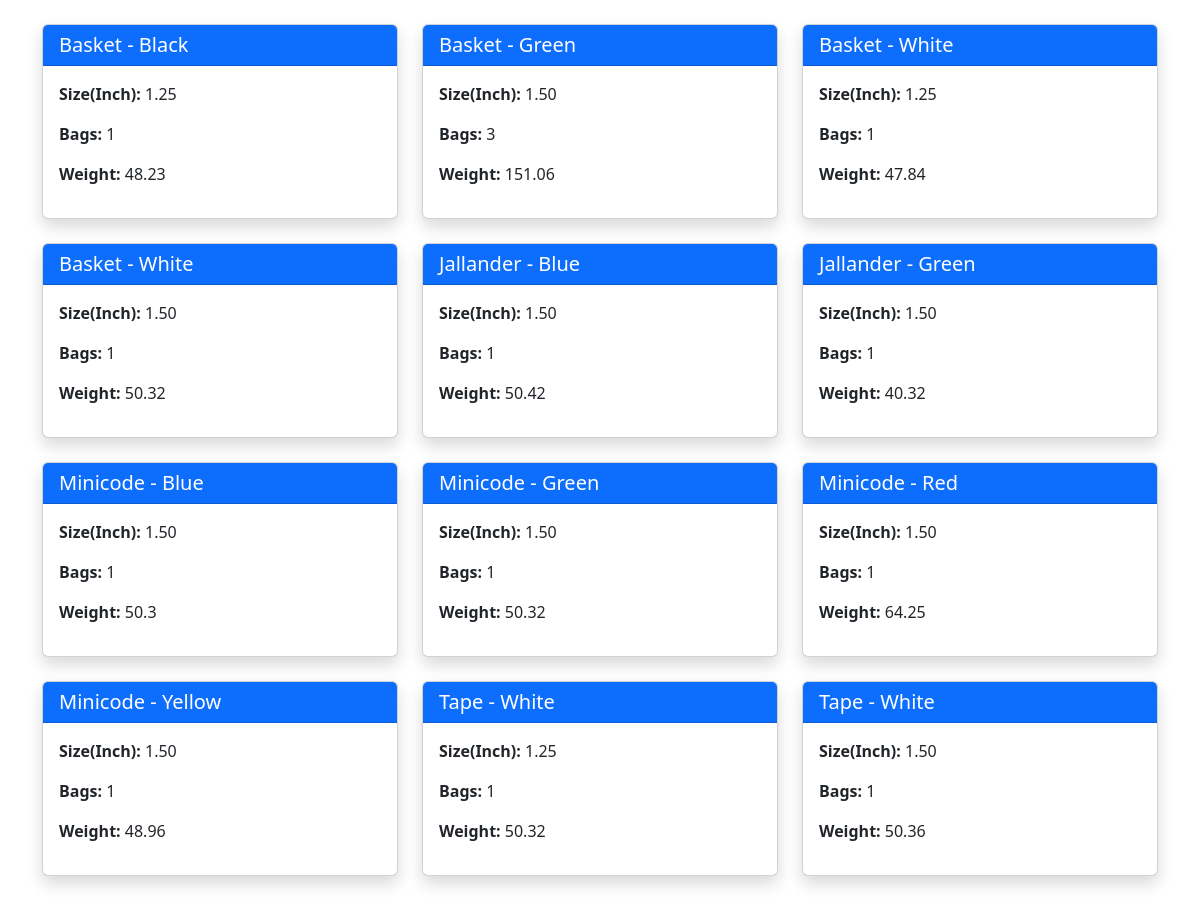
/dashboard, run on the app's committed database.
### app.py (models this page shows)
class Items(db.Model):
    id = db.Column(db.Integer, primary_key=True)
    item_number = db.Column(db.Integer, unique=True, nullable=False)
    denier = db.Column(db.String(100), nullable=False)
    item = db.Column(db.String(100), nullable=False)
    size = db.Column(db.Text, nullable=False)
    colour = db.Column(db.String(100), nullable=False)
    quantity = db.Column(db.String(100), nullable=False)
    unit = db.Column(db.String(100), nullable=False)
    quantity1 = db.Column(db.String(100), nullable=False)
    unit1 = db.Column(db.String(100), nullable=False)
    price = db.Column(db.String(100), nullable=False)
    date_created = db.Column(db.DateTime, default=datetime.utcnow)

### app.py (the view)
@app.route('/dashboard')
def dashboard():
    result = (
        db.session.query(
            Items.item,
            Items.colour,
            Items.size,
            func.sum(Items.quantity).label('bag'),
            func.sum(Items.quantity1).label('wt')
        )
        .group_by(Items.item, Items.colour, Items.size)
        .all()
    )
    return render_template('dashboard.html', result=result)

### templates/dashboard.html (shortened to what this page needs)
<!DOCTYPE html>
<html lang="en">
<head>
    <link rel="stylesheet" href="https://cdn.jsdelivr.net/npm/bootstrap@5.3.0/dist/css/bootstrap.min.css">
</head>
<body>
<div class="container my-4">
    <div class="row">
        {% for item in result %}
        <div class="col-md-4 mb-4">
            <div class="card shadow">
                <div class="card-header bg-primary text-white">
                    <h5 class="mb-0">{{ item[0] }} - {{ item[1] }}</h5>
                </div>
                <div class="card-body">
                    <p><strong>Size(Inch):</strong> {{ item[2]}}</p>
                    <p><strong>Bags:</strong> {{ item[3] }}</p>
                    <p><strong>Weight:</strong> {{ item[4] }}</p>
                </div>
            </div>
        </div>
        {% endfor %}
    </div>
</div>
</body>
</html>

### data on the page
Items: item "Basket", colour "Black", size "1.25", quantity "1", item "48.23"
Items: item "Jallander", colour "Blue", size "1.50", quantity "1", item "50.42"
Items: item "Jallander", colour "Green", size "1.50", quantity "1", item "40.32"
Items: item "Minicode", colour "Blue", size "1.50", quantity "1", item "50.3"
Items: item "Minicode", colour "Green", size "1.50", quantity "1", item "50.32"
Items: item "Minicode", colour "Red", size "1.50", quantity "1", item "64.25"
Items: item "Minicode", colour "Yellow", size "1.50", quantity "1", item "48.96"

### other printed values
{{ item[0] }} "Basket" "Basket" "Basket" "Tape" "Tape"
{{ item[1] }} "Green" "White" "White" "White" "White"
{{ item[2] }} "1.50" "1.25" "1.50" "1.25" "1.50"
{{ item[3] }} "3" "1" "1" "1" "1"
{{ item[4] }} "151.06" "47.84" "50.32" "50.32" "50.36"
